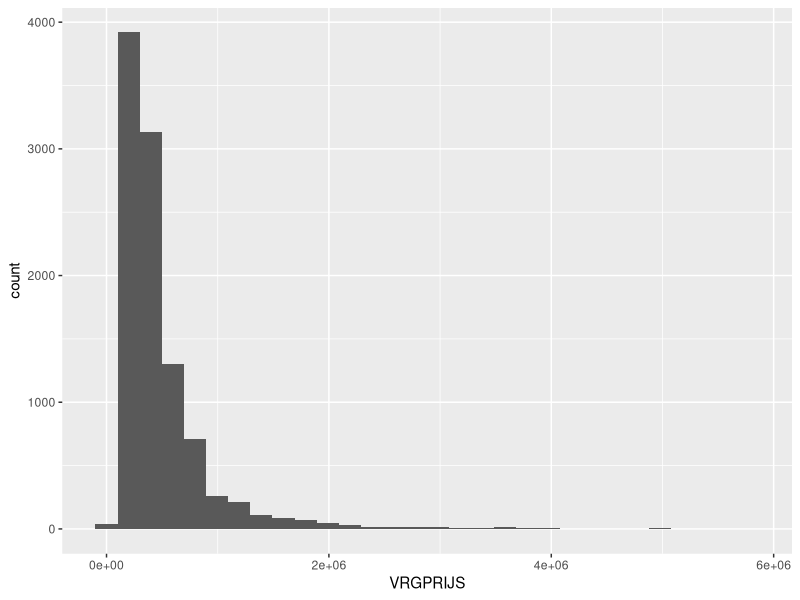
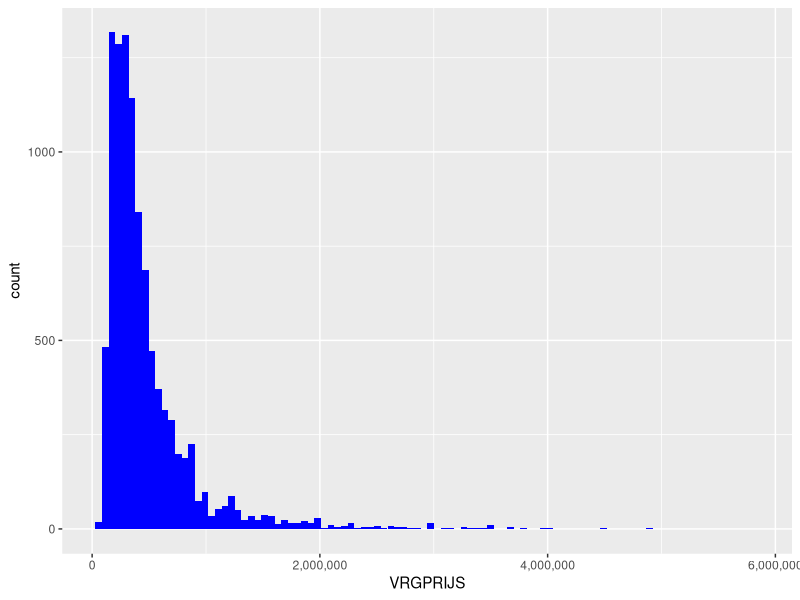
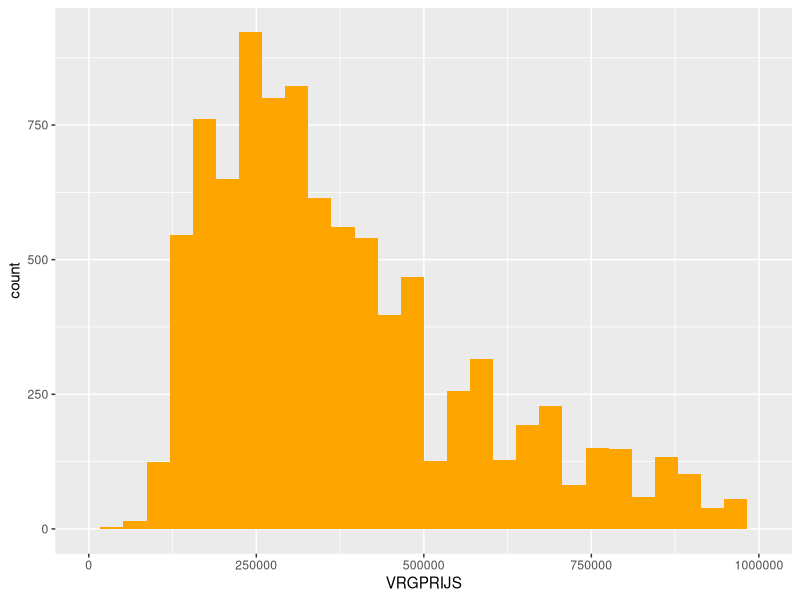
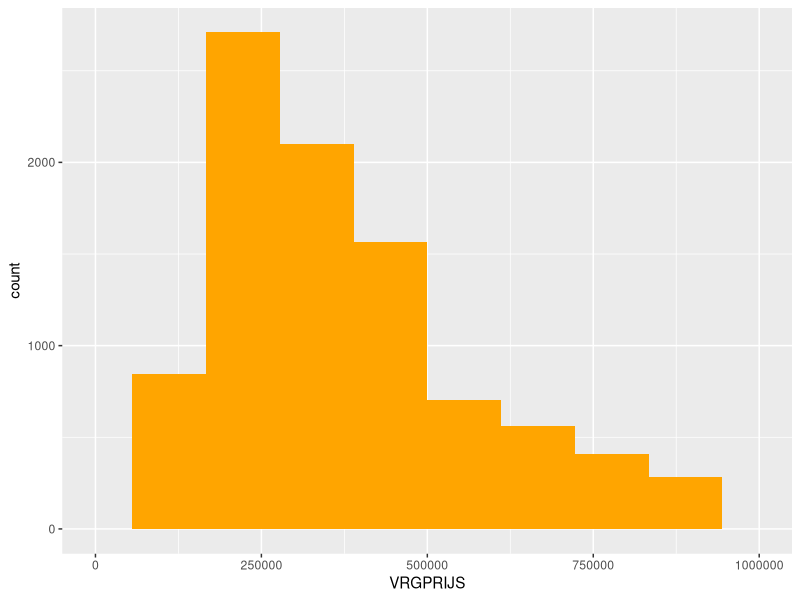
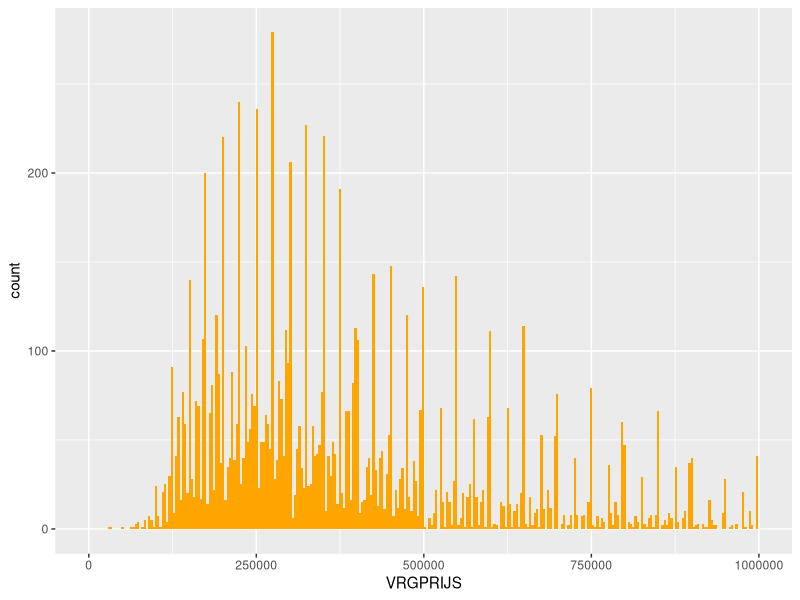
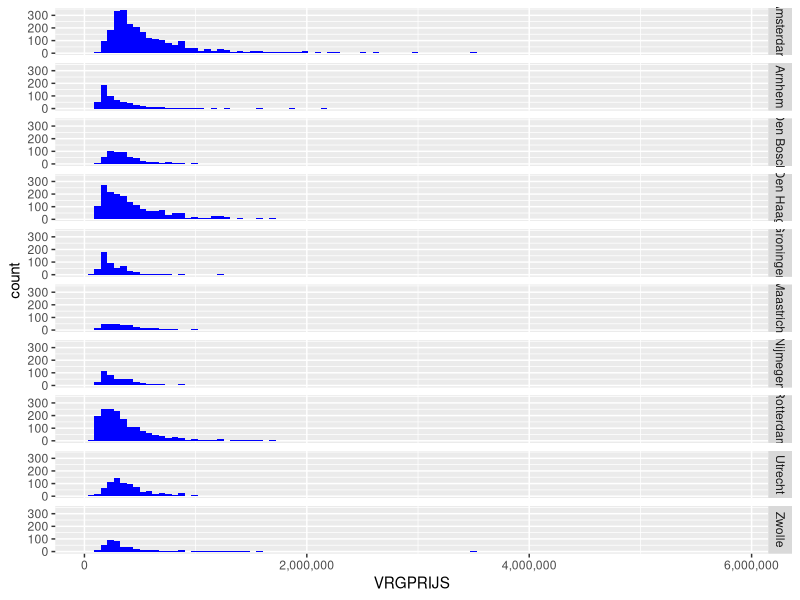
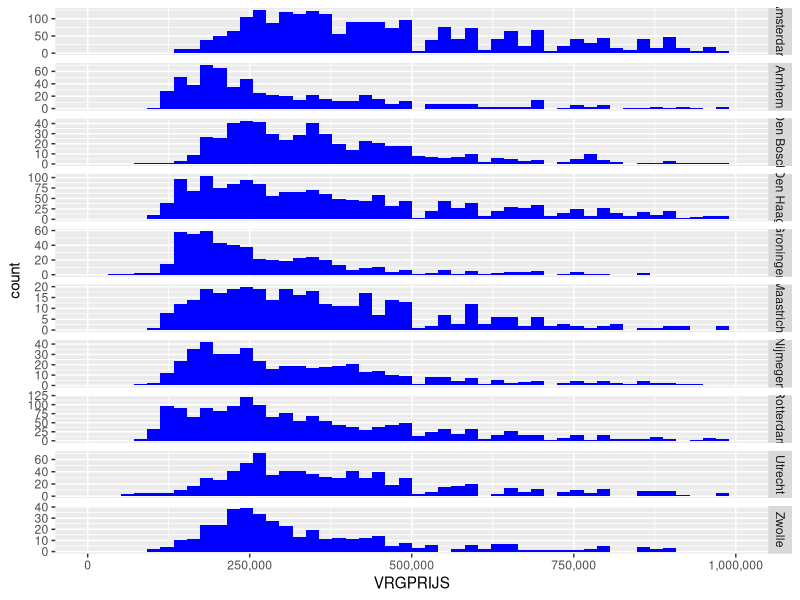
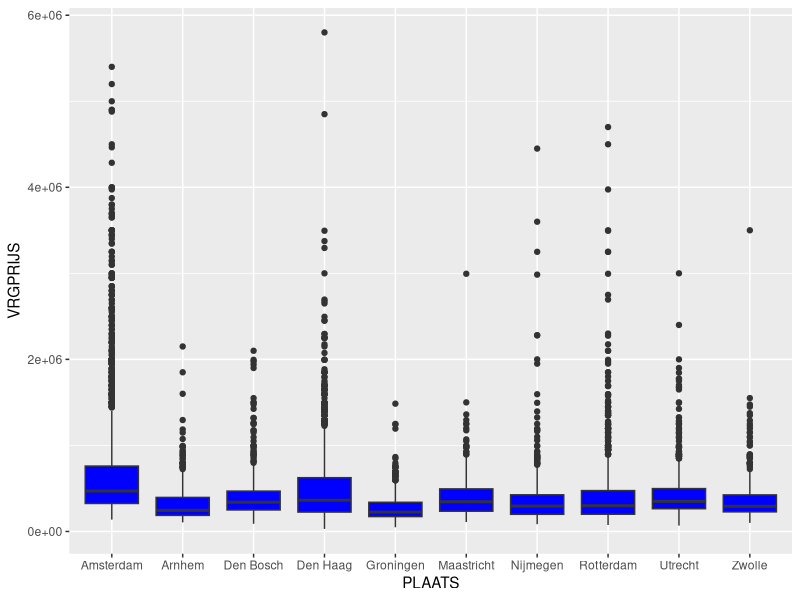

R code for these plots, in order:
#### STANDAARD GRAFIEKEN IN R: HISTOGRAMMEN EN BOXPLOTS####

library(readr)   #read_csv() functie
library(ggplot2)
library(scales)   #nodig om wetenschappelijke notatie om te zetten

#inlezen bestand
funda <- read_csv("datafiles/2018-10-04_tekoop_funda.csv")


##### NUMERIEKE VARIABELE: HISTOGRAM #####

#variabele : VRGPRIJS
#histogram verdeling vraagprijzen
ggplot(data = funda, aes(x = VRGPRIJS)) +
  geom_histogram()

#varieren met aantal klassen
ggplot(data = funda, aes(x = VRGPRIJS)) +
  geom_histogram(fill = "blue", bins = 100) +
  
  #wetenschappelijke notatie bij x-as labels vervangen
  scale_x_continuous(label = comma)


#inzoomen op woningen met vraagprijs onder 1 mln
ggplot(data = funda, aes(x = VRGPRIJS)) +
  geom_histogram(fill = "orange", bins = 30) +
  xlim(c(0, 1000000))

## OPGAVE
#  Bestudeer de verdeling van vraagprijzen onder 1 mln
#  door te varieren met aantal bins
ggplot(data = funda, aes(x = VRGPRIJS)) +
  geom_histogram(fill = "orange", bins = 10) +
  xlim(c(0, 1000000))

ggplot(data = funda, aes(x = VRGPRIJS)) +
  geom_histogram(fill = "orange", bins = 300) +
  xlim(c(0, 1000000))



#Vergelijken vraagprijzen per plaats

ggplot(data = funda, aes(x = VRGPRIJS)) +
  geom_histogram(fill = "blue", bins = 100) +
  facet_grid(PLAATS~.) +
  #wetenschappelijke notatie bij x-as labels vervangen
  scale_x_continuous(label = comma)

#in bovenstaande grafiek wordt voor elke plaats 
#dezelfde schaalverdeling op de y-as gebruikt
#aantallen per plaats verschillen nogal
#optie is om de schaal op de y-as vrij te laten

ggplot(data = funda, aes(x = VRGPRIJS)) +
  geom_histogram(fill = "blue", bins = 50) +
  facet_grid(PLAATS~., scales = 'free_y') +
  #wetenschappelijke notatie bij x-as labels vervangen
  scale_x_continuous(label = comma, limits = c(0, 1000000))



##### NUMERIEKE VARIABELE: BOXPLOT #####

ggplot(data = funda, aes(x = PLAATS, y = VRGPRIJS)) +
  geom_boxplot(fill = "blue")

###OPGAVE genereer boxplots per plaats van woningen
#         met vraagprijs tot 1 mln
#         en draai de plaatsnamen bij de horizontale as 45 graden

ggplot(data = funda, aes(x = PLAATS, y = VRGPRIJS)) +
  ylim(c(0, 1000000))+
  geom_boxplot(fill = "blue") +
  theme(axis.text.x = element_text(angle = 45, hjust = 1))







